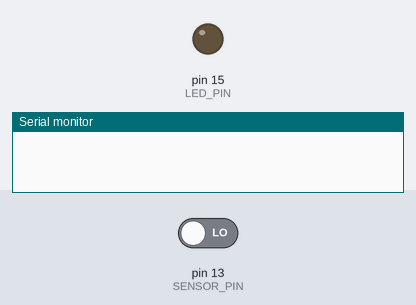
The sketch below on a simulated Arduino Uno, built with avr-gcc and run on an emulated ATmega328P. Parts: output pins drawn as LEDs (lit = HIGH), the last lines printed to the serial monitor. Inputs (shaded band) come from the test bench; at power-on: pin 13 (SENSOR_PIN) LOW.

Above: at 1.2 s.
1.3 s: pin 13 (SENSOR_PIN) driven HIGH
At 2.5 s:
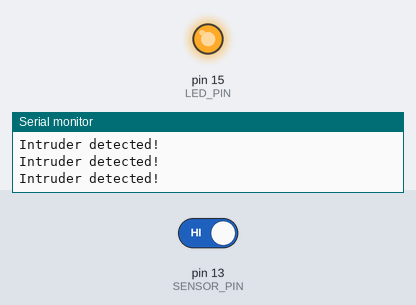
2.8 s: pin 13 (SENSOR_PIN) driven LOW
At 3.1 s:
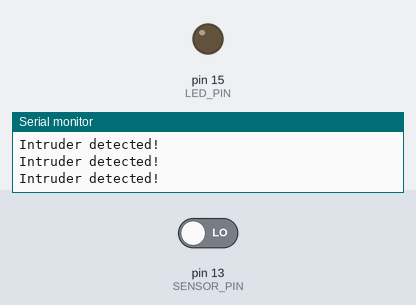
Timing chart, 0 to 5.8 s (numbered marks = the images above; inputs shaded):
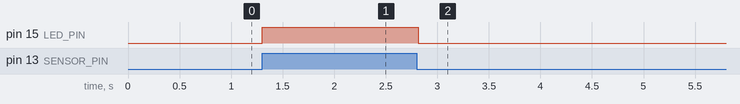

Measured:
- after the input at 1.3 s, pin 15 (LED_PIN): LOW → HIGH at once
- after the input at 2.8 s, pin 15 (LED_PIN): HIGH → LOW at once

The sketch:

Ejercicio_13.ino
```cpp
const int LED_PIN = 15;
const int SENSOR_PIN = 13;

void setup()
{
   Serial.begin(9600);

   // Inicialización.
   pinMode(LED_PIN, OUTPUT);
   pinMode(SENSOR_PIN, INPUT);
   digitalWrite(LED_PIN, LOW);
   digitalWrite(SENSOR_PIN, LOW);
}

void loop()
{
  // Si detectamos movimiento...
   if (digitalRead(SENSOR_PIN) == HIGH) {
      digitalWrite(LED_PIN, HIGH);
      Serial.println("Intruder detected!");
   }
   else
      digitalWrite(LED_PIN, LOW);
}
```
